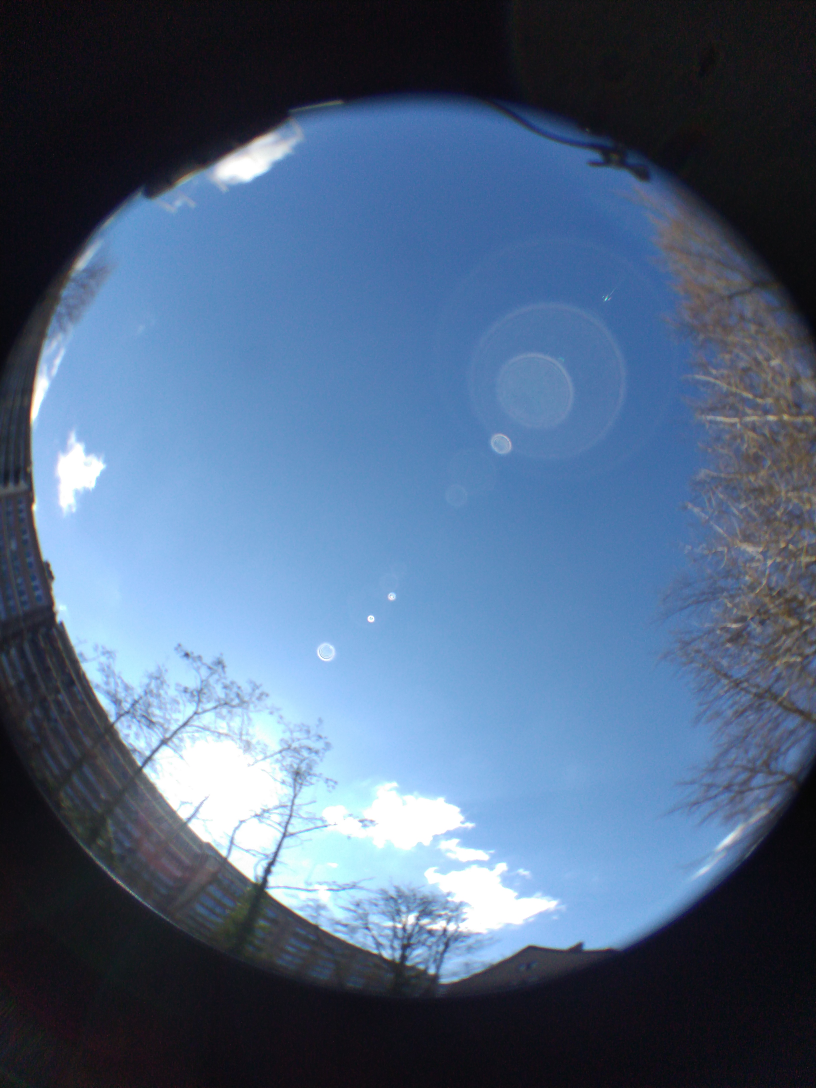
#> input picture hittestress_workshop/rayman_scripts/fisheye_fotos/Vlinder_36_Koekelberg.jpg, 2448 x 3264 px, found by its file name (shown at 1/3 size)
$ python fisheye_image_to_rayman_format.py   (older library calls are emulated)
#> lines starting #> are read from the running program, lines starting #| are printed output that depends on the picture; after the words box and inside, x2 and y2 are one past the last pixel; in counts of white or black regions, pixels touching at a corner belong together
#!/usr/bin/env python3
# -*- coding: utf-8 -*-
"""
Created on Tue Jan 18 11:07:17 2022

@author: thoverga
"""
import os
import numpy as np
import cv2
import matplotlib.pyplot as plt
import copy

#%% settings

_Imagedir = "/home/thoverga/Documents/VLINDER_github/VLINDER/hittestress_workshop/rayman_scripts/fisheye_fotos"
Image_file = 'Vlinder_36_Koekelberg.jpg'

#debug
image_path = os.path.join(_Imagedir, Image_file)

output_path = os.path.join(_Imagedir, Image_file[:-4] + '_converted.bmp')


#%%

def plotimg(img):
    plt.imshow(img)
    plt.show()

def format_image(image_path, output_path):
    # Read the image, convert it into grayscale, and make in binary image for threshold value of 1.
    img = cv2.imread(image_path,0)
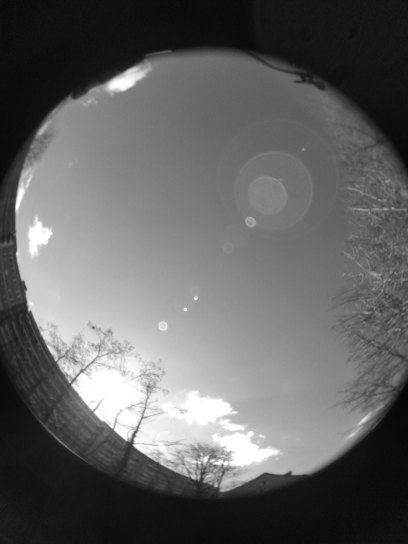
#> img: shape (3264, 2448) (shown at 1/6 size); min 0, max 255, mean 99.1

    # keep a copy of original image
    original = cv2.imread(image_path)
#> original is the input picture: shape (3264, 2448, 3); mean B, G, R 131.3, 102.5, 80.1

    # use binary threshold, all pixel that are beyond 3 are made white
    _, thresh_original = cv2.threshold(img, 70, 255, cv2.THRESH_BINARY)
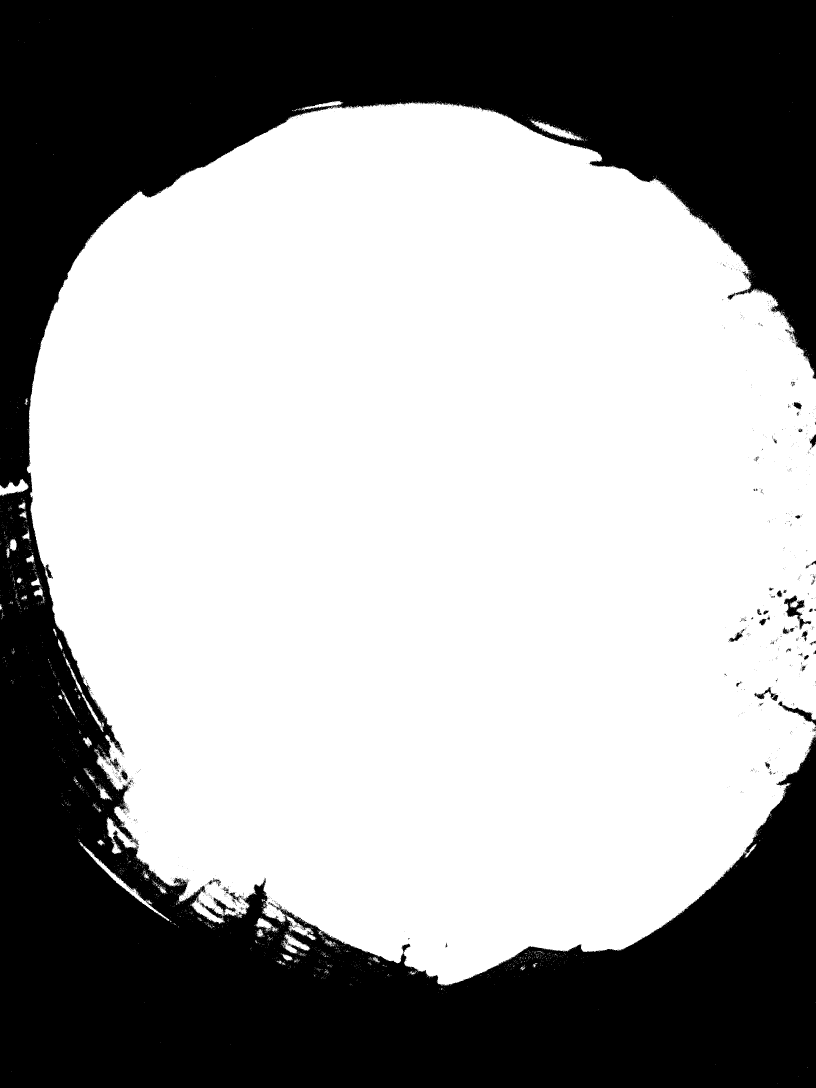
#> thresh_original: shape (3264, 2448) (shown at 1/3 size); 62.7% white; 1968 black regions (1907 under 20 px)
    # plotimg(thresh_original)

    # Now find contours in it.
    thresh = copy.copy(thresh_original)
    contours,hierarchy = cv2.findContours(thresh,cv2.RETR_TREE,cv2.CHAIN_APPROX_SIMPLE)
#> contours = 7247 contours, 7117 with area under 20; largest, box (x1, y1, x2, y2) and area: (80, 306, 2448, 2956) 4990472, (236, 2526, 509, 2763) 3203, (2351, 1785, 2435, 1889) 2670, (1593, 358, 1748, 421) 2280, (0, 1437, 86, 1489) 1964

    # [8 lines of commented-out code are left out]
    lst_contours = []
    for cnt in contours:
        ctr = cv2.boundingRect(cnt)
        lst_contours.append(ctr)
#> this loop made 7247 passes
#> ctr on passes 1 to 3: (2331, 3250, 1, 1), (2395, 3228, 1, 1), (33, 3214, 1, 1)
#> after the loop, lst_contours = 7247 items, first 6: (2331, 3250, 1, 1), (2395, 3228, 1, 1), (33, 3214, 1, 1), (2422, 3202, 2, 1), (2145, 3194, 1, 1), (690, 3134, 1, 1)

    #select the biggest boundingbox
    x,y,w,h = sorted(lst_contours, key=lambda coef: coef[3])[-1]
#> x = 80; y = 306; w = 2368; h = 2650


    # draw contours
    ctr = copy.copy(original)
    cv2.rectangle(ctr, (x,y),(x+w,y+h),(0,255,0),2)


    #crop image to boundingbox
    cropped_img = original[y:y+h, x:x+w]
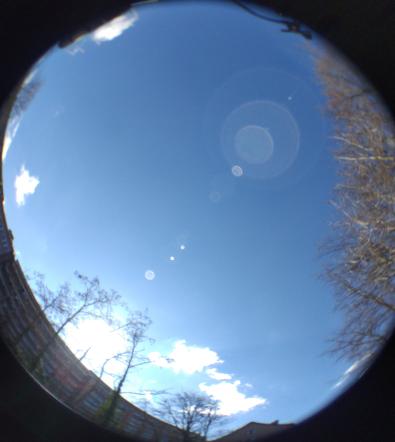
#> cropped_img: shape (2650, 2368, 3) (shown at 1/6 size); mean B, G, R 160.6, 125.6, 96.7


    #resize image to square 1000 X 1000
    def resizeAndPad(img, size, padColor=0):
#> called with size = (1000, 1000), padColor = 127
        h, w = img.shape[:2]
        sh, sw = size

        # interpolation method
        if h > sh or w > sw: # shrinking image
            interp = cv2.INTER_AREA
        else: # stretching image
            interp = cv2.INTER_CUBIC

        # aspect ratio of image
        aspect = w/h  # if on Python 2, you might need to cast as a float: float(w)/h

        # compute scaling and pad sizing
        if aspect > 1: # horizontal image
            new_w = sw
            new_h = np.round(new_w/aspect).astype(int)
            pad_vert = (sh-new_h)/2
            pad_top, pad_bot = np.floor(pad_vert).astype(int), np.ceil(pad_vert).astype(int)
            pad_left, pad_right = 0, 0
        elif aspect < 1: # vertical image
            new_h = sh
            new_w = np.round(new_h*aspect).astype(int)
            pad_horz = (sw-new_w)/2
            pad_left, pad_right = np.floor(pad_horz).astype(int), np.ceil(pad_horz).astype(int)
            pad_top, pad_bot = 0, 0
        else: # square image
            new_h, new_w = sh, sw
            pad_left, pad_right, pad_top, pad_bot = 0, 0, 0, 0

        # set pad color
        if len(img.shape) is 3 and not isinstance(padColor, (list, tuple, np.ndarray)): # color image but only one color provided
            padColor = [padColor]*3

        # scale and pad
        scaled_img = cv2.resize(img, (new_w, new_h), interpolation=interp)
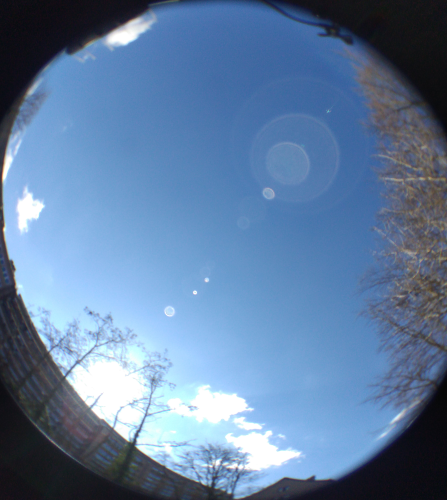
#> scaled_img: shape (1000, 894, 3) (shown at 1/2 size); mean B, G, R 160.6, 125.6, 96.7
        scaled_img = cv2.copyMakeBorder(scaled_img, pad_top, pad_bot, pad_left, pad_right, borderType=cv2.BORDER_CONSTANT, value=padColor)
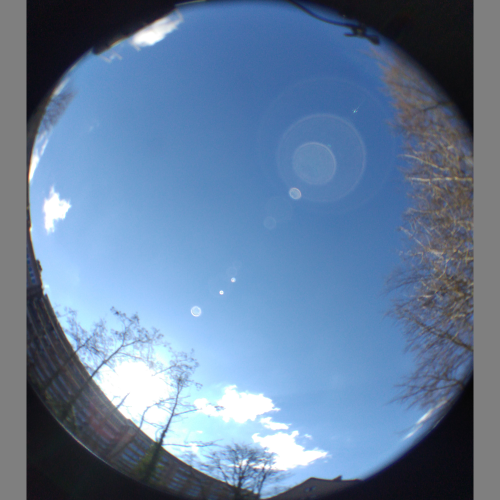
#> scaled_img: shape (1000, 1000, 3) (shown at 1/2 size); mean B, G, R 157, 125.8, 99.9

        return scaled_img


    scaled_cropped_img = resizeAndPad(cropped_img, (1000,1000), 127)
    plotimg(scaled_cropped_img)

    #write to BMP file
    cv2.imwrite(output_path, scaled_cropped_img)
    return


format_image(image_path, output_path)

$ run again, with hittestress_workshop/rayman_scripts/fisheye_fotos/02_Gent_Sterre.jpg copied over hittestress_workshop/rayman_scripts/fisheye_fotos/Vlinder_36_Koekelberg.jpg
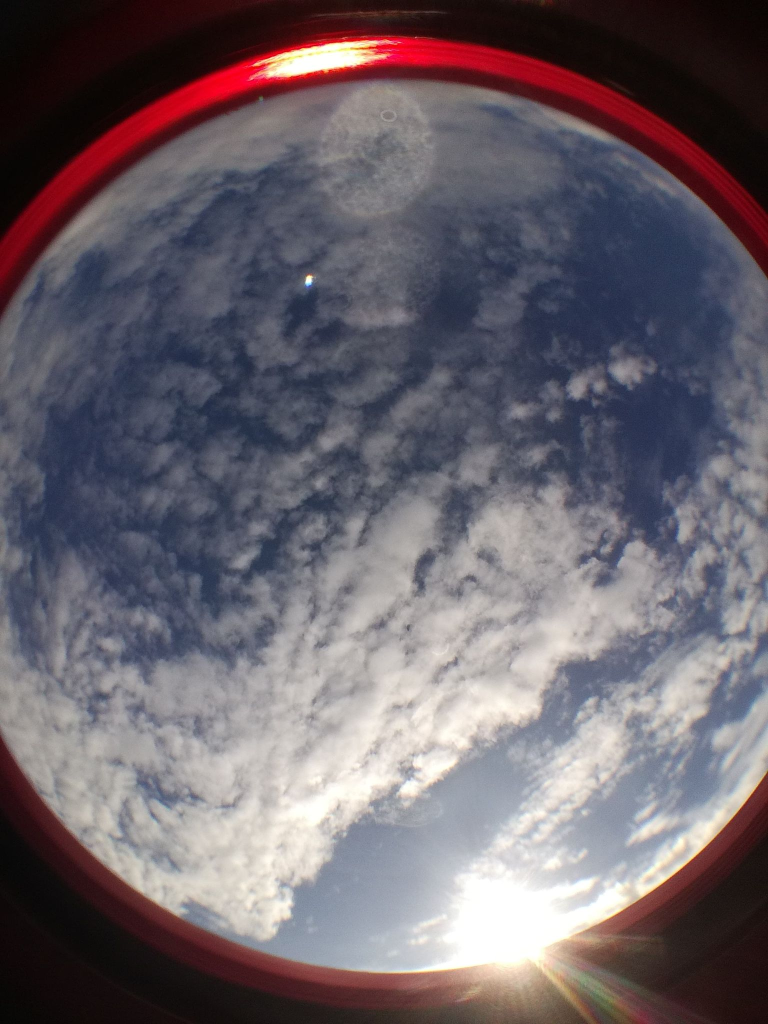
#> input picture hittestress_workshop/rayman_scripts/fisheye_fotos/02_Gent_Sterre.jpg, 1536 x 2048 px, found by its file name (shown at 1/2 size)
#> in format_image, original is the input picture: shape (2048, 1536, 3); mean B, G, R 106.5, 98.8, 107
#> in format_image, `_, thresh_original = cv2.threshold(img, 70, 255, cv2.THRESH_BINARY)`:
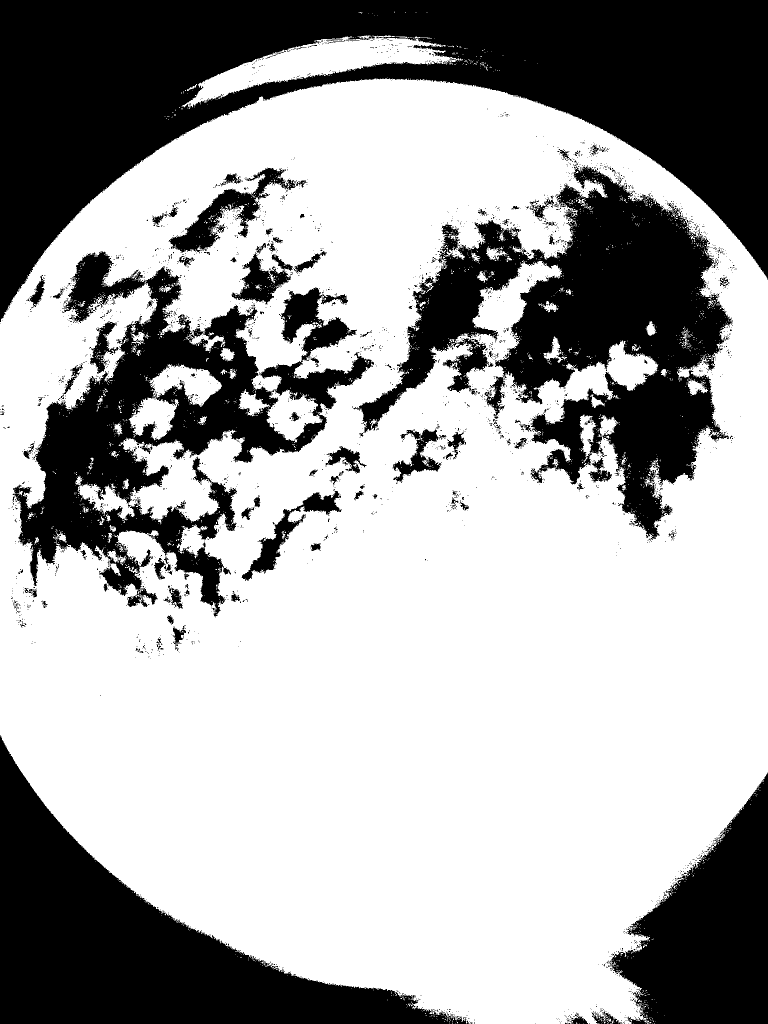
#> thresh_original: shape (2048, 1536) (shown at 1/2 size); 64.4% white; 2926 black regions (2779 under 20 px)
#> contours = 6501 contours, 6204 with area under 20; largest, box (x1, y1, x2, y2) and area: (0, 157, 1536, 2048) 2425799, (705, 329, 1465, 1081) 220511, (24, 531, 749, 1234) 169772, (363, 71, 919, 218) 25973, (257, 728, 444, 881) 11166
#> the loop in format_image, `for cnt in contours:` made 6501 passes
#> ctr on passes 2 to 4: (1305, 2047, 1, 1), (1301, 2047, 1, 1), (1267, 2047, 1, 1)
#> after the loop in format_image, `for cnt in contours:`: lst_contours = 6501 items, first 6: (1308, 2047, 2, 1), (1305, 2047, 1, 1), (1301, 2047, 1, 1), (1267, 2047, 1, 1), (1237, 2047, 1, 1), (1203, 2047, 1, 1)
#> in format_image, `x,y,w,h = sorted(lst_contours, key=lambda coef: coef[3])[-1]`: x = 0; y = 157; w = 1536; h = 1891
#> in resizeAndPad, `scaled_img = cv2.copyMakeBorder(scaled_img, pad_top, pad_bot, pad_left..`:
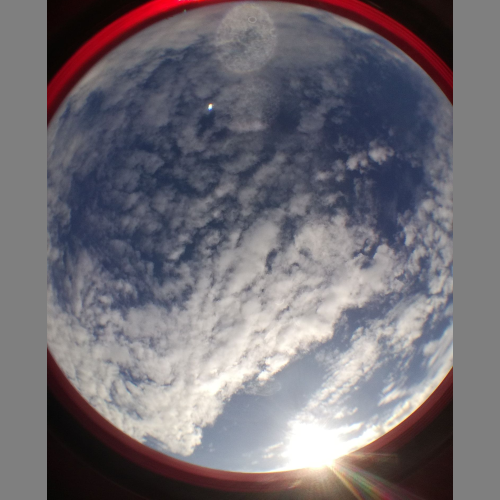
#> scaled_img: shape (1000, 1000, 3) (shown at 1/2 size); mean B, G, R 116.2, 109.4, 114.1

$ run again, with hittestress_workshop/rayman_scripts/fisheye_fotos/12_Zoo_Antwerpen.jpg copied over hittestress_workshop/rayman_scripts/fisheye_fotos/Vlinder_36_Koekelberg.jpg
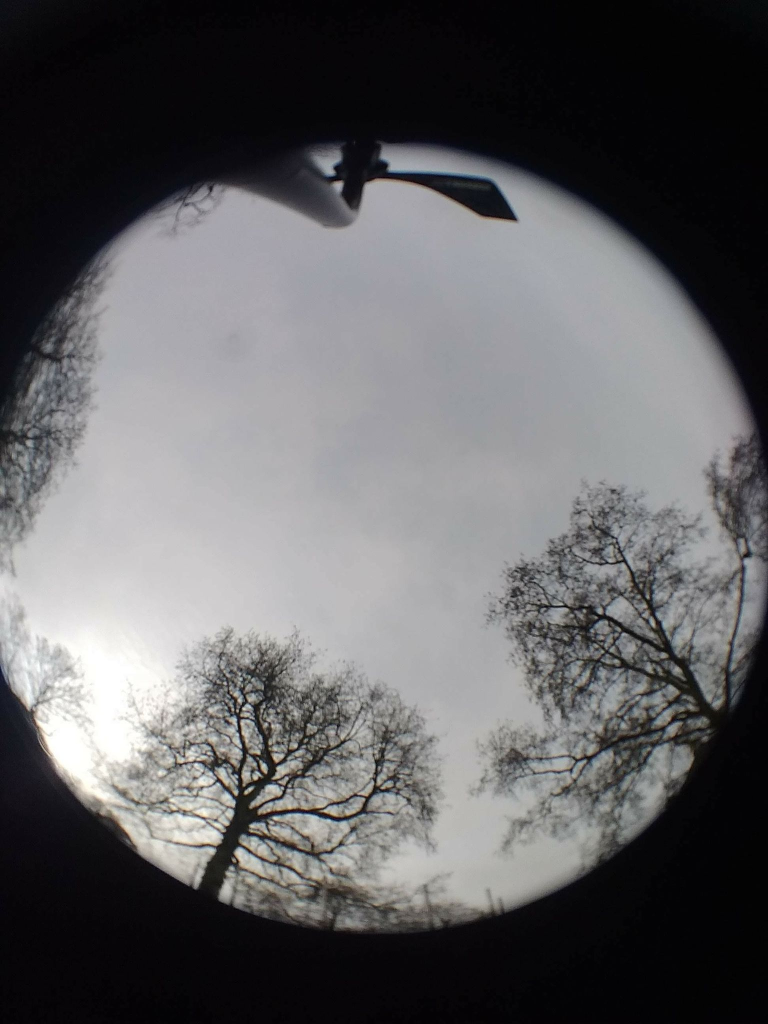
#> input picture hittestress_workshop/rayman_scripts/fisheye_fotos/12_Zoo_Antwerpen.jpg, 1536 x 2048 px, found by its file name (shown at 1/2 size)
#> in format_image, original is the input picture: shape (2048, 1536, 3); mean B, G, R 98.4, 96.6, 97
#> in format_image, `_, thresh_original = cv2.threshold(img, 70, 255, cv2.THRESH_BINARY)`:
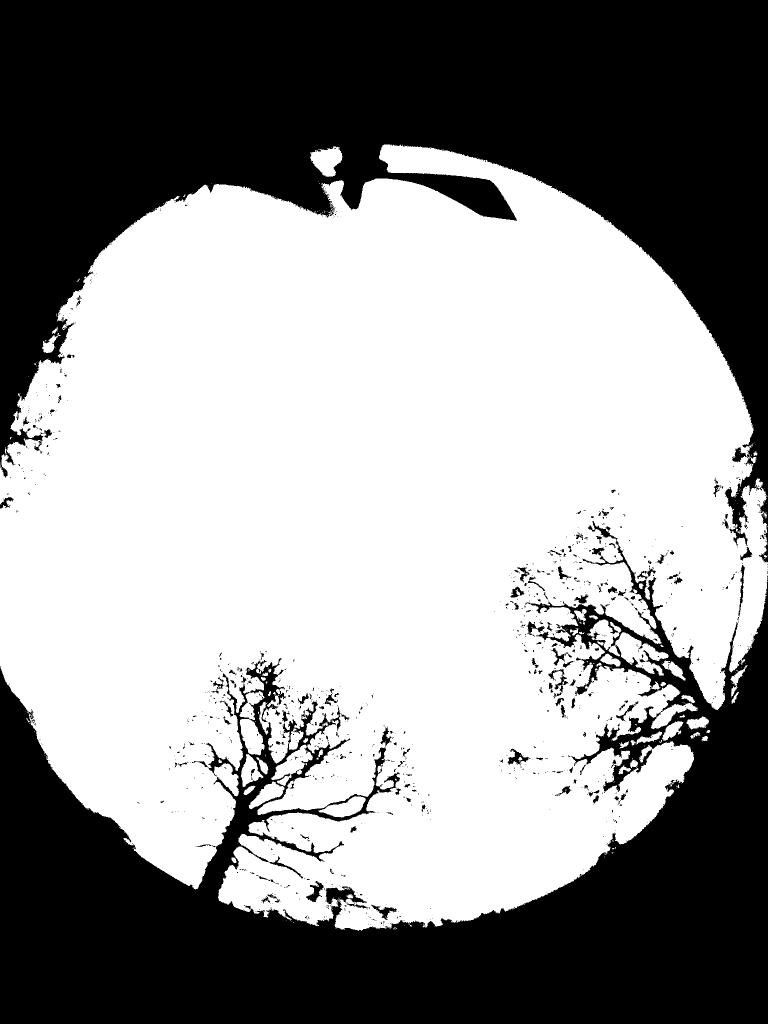
#> thresh_original: shape (2048, 1536) (shown at 1/2 size); 56.9% white; 1062 black regions (891 under 20 px)
#> contours = 1582 contours, 1306 with area under 20; largest, box (x1, y1, x2, y2) and area: (0, 289, 1536, 1862) 1773377, (1230, 1264, 1337, 1351) 3886, (620, 293, 685, 354) 2412, (479, 1438, 529, 1511) 2230, (1175, 1239, 1243, 1313) 2022
#> the loop in format_image, `for cnt in contours:` made 1582 passes
#> ctr on passes 1 to 3: (787, 1855, 7, 4), (868, 1852, 1, 1), (808, 1851, 1, 1)
#> after the loop in format_image, `for cnt in contours:`: lst_contours = 1582 items, first 6: (787, 1855, 7, 4), (868, 1852, 1, 1), (808, 1851, 1, 1), (820, 1850, 4, 3), (843, 1848, 1, 1), (817, 1847, 3, 2)
#> in format_image, `x,y,w,h = sorted(lst_contours, key=lambda coef: coef[3])[-1]`: x = 0; y = 289; w = 1536; h = 1573
#> in resizeAndPad, `scaled_img = cv2.copyMakeBorder(scaled_img, pad_top, pad_bot, pad_left..`:
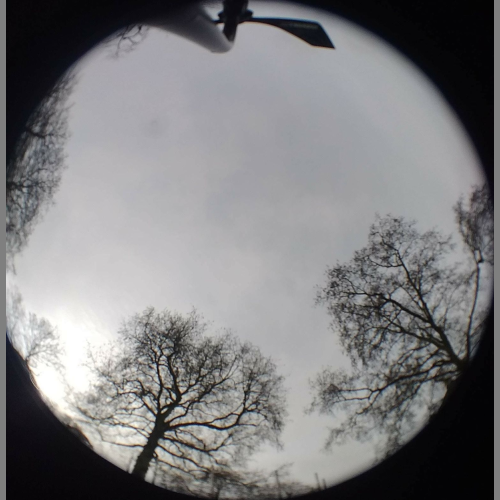
#> scaled_img: shape (1000, 1000, 3) (shown at 1/2 size); mean B, G, R 126.1, 124.4, 124.7
